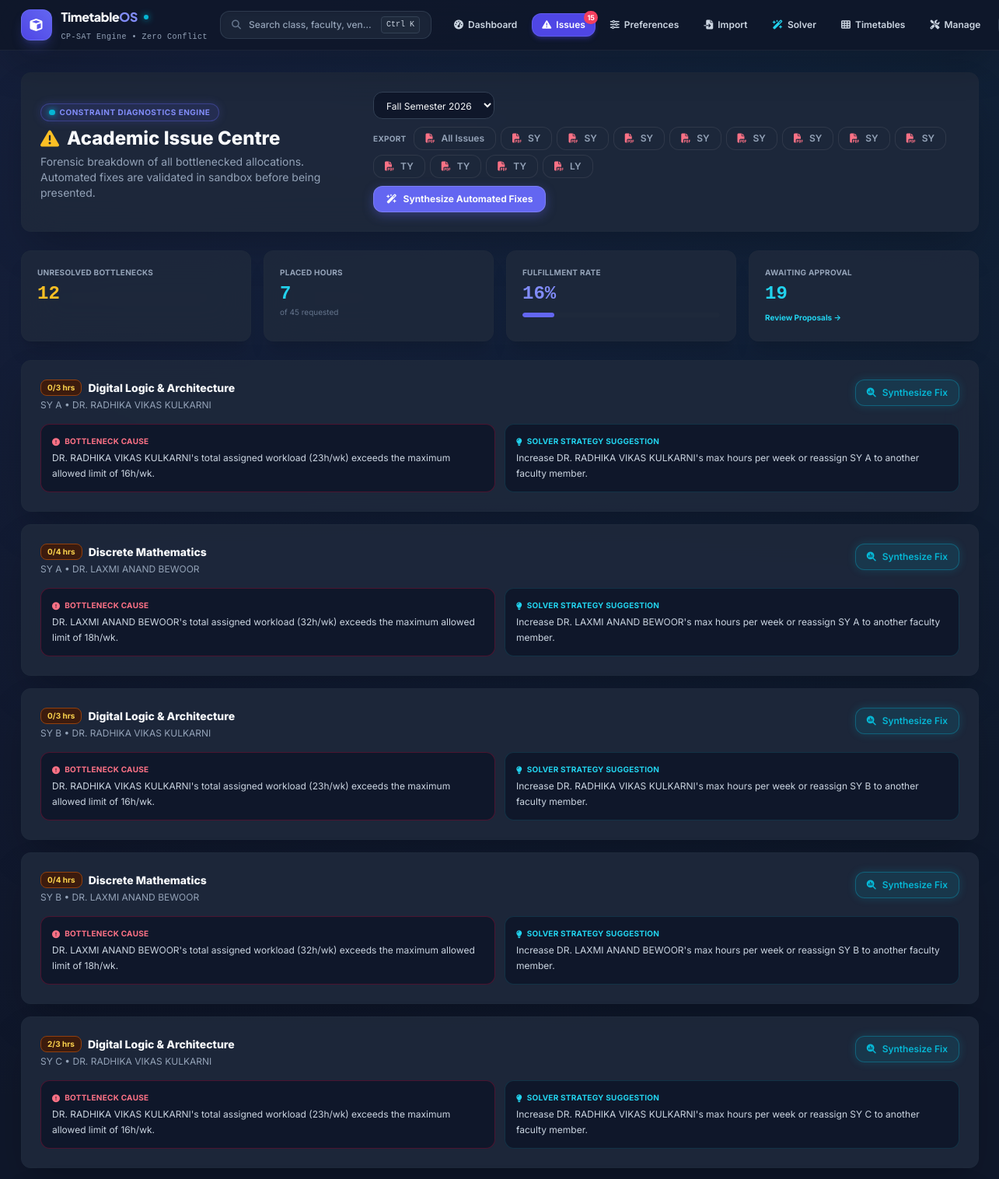
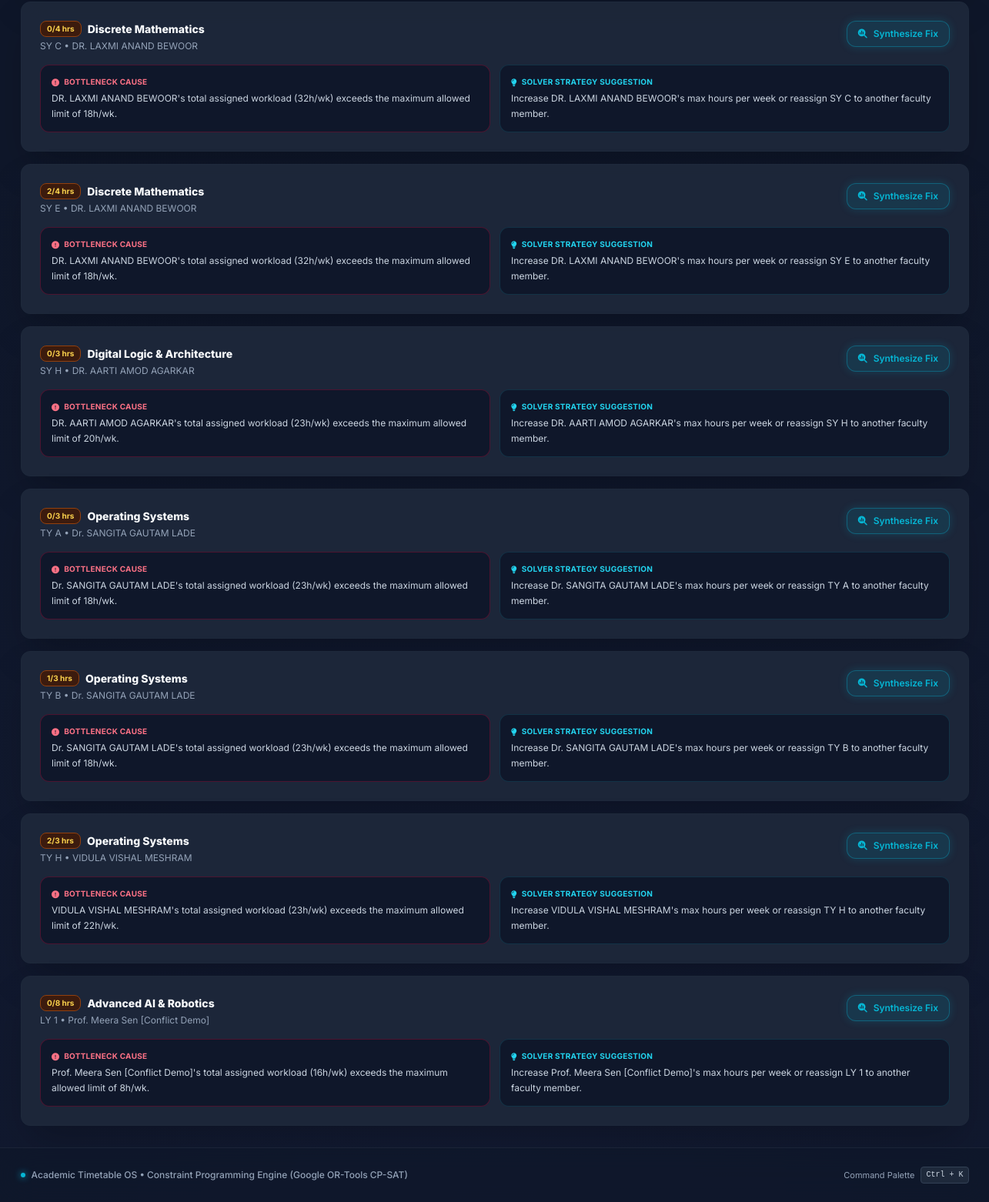
The page /issues/ (signed in) on the database its author committed (2 pictures, top to bottom).
### scheduler/models.py (models this page shows, shortened)
class SchedulingIssue(models.Model):
    semester = models.ForeignKey(Semester, on_delete=models.CASCADE, related_name='scheduling_issues')
    assignment = models.ForeignKey(Assignment, on_delete=models.CASCADE, related_name='scheduling_issues')
    hours_requested = models.IntegerField()
    hours_scheduled = models.IntegerField()
    reason = models.TextField()
    suggestion = models.TextField()
    class Meta:
        ordering = ['assignment__division', 'assignment__subject']

class Assignment(models.Model):
    semester = models.ForeignKey(Semester, on_delete=models.CASCADE, related_name='assignments')
    teacher = models.ForeignKey(Teacher, on_delete=models.CASCADE, related_name='assignments')
    subject = models.ForeignKey(Subject, on_delete=models.CASCADE, related_name='assignments')
    division = models.ForeignKey(YearDivision, on_delete=models.CASCADE, related_name='assignments')
    total_hours_for_semester = models.IntegerField(default=60)
    class Meta:
        unique_together = ('semester', 'teacher', 'subject', 'division')
        ordering = ['division__year', 'division__division_number', 'subject__name']

class Subject(models.Model):
    code = models.CharField(max_length=50, blank=True, null=True)
    name = models.CharField(max_length=150)
    is_lab = models.BooleanField(default=False)
    class Meta:
        ordering = ['name']

class YearDivision(models.Model):
    year = models.IntegerField(help_text="Year of study (1-4)")
    division_number = models.IntegerField(help_text="Sequential division number (1, 2, ...)")
    division_label = models.CharField(
        max_length=20, default="",
        help_text="Display label for the division (e.g. A, B, N). Defaults to the division number.",
    )
    division_prefix = models.CharField(
        max_length=10, default="",
        help_text="Name prefix derived from year (SY, TY, SEDA, ...). Auto-filled if blank.",
    )
    strength = models.IntegerField(default=60)
    name = models.CharField(max_length=100, blank=True)
    class Meta:
        ordering = ['year', 'division_number']
        unique_together = ('year', 'division_number')

class Teacher(models.Model):
    user = models.OneToOneField(
        settings.AUTH_USER_MODEL,
        null=True,
        blank=True,
        on_delete=models.SET_NULL,
        related_name='teacher_profile',
        help_text="Linked login account. When set, this teacher can sign in and see only their own timetable.",
    )
    name = models.CharField(max_length=150)
    max_hours_per_week = models.IntegerField(default=24)
    class Meta:
        ordering = ['name']

### scheduler/views.py (the view)
# urls.py: path('issues/', views.issue_centre_view, name='issue_centre'),
@admin_required
def issue_centre_view(request):
    semesters, semester = _selected_semester(request)
    issues = []
    if semester:
        issues = list(
            SchedulingIssue.objects.filter(semester=semester)
            .select_related(
                "assignment__division", "assignment__subject", "assignment__teacher"
            )
            .prefetch_related("proposals")
        )
    proposals = (
        ProposedChange.objects.filter(semester=semester)
        .select_related("issue", "reviewed_by")
        if semester else ProposedChange.objects.none()
    )
    hours_requested = sum(i.hours_requested for i in issues)
    hours_scheduled = sum(i.hours_scheduled for i in issues)
    entries = (
        TimetableEntry.objects.filter(semester=semester).count() if semester else 0
    )
    context = {
        "semesters": semesters,
        "selected_semester": semester,
        "issues": issues,
        "proposals": proposals,
        "pending_proposals": proposals.filter(status="PENDING").count(),
        "hours_requested": hours_requested,
        "hours_scheduled": hours_scheduled,
        "entries_count": entries,
        "recovery_percent": (
            round(hours_scheduled / hours_requested * 100) if hours_requested else 100
        ),
        "unread_count": unread_count(request.user),
        "year_group_prefixes": (
            year_group_prefixes_with_issues(semester) if semester else []
        ),
    }
    return render(request, "scheduler/issue_centre.html", context)

### scheduler/context_processors.py (called while the page is built)
def navigation_context(request):
    user = getattr(request, "user", None)
    if user is None or not user.is_authenticated:
        return {"notifications_unread": 0, "unread_count": 0}
    unread = Notification.objects.filter(recipient=user, is_read=False).count()
    return {"notifications_unread": unread, "unread_count": unread}

### scheduler/models.py (called while the page is built)
def year_prefix_for(year: int) -> str:
    return YEAR_PREFIXES.get(year, f"{year}Y")

def year_group_prefixes_with_issues(semester):
    years = (
        SchedulingIssue.objects.filter(semester=semester)
        .values_list("assignment__division__year", flat=True)
        .distinct()
    )
    return [year_prefix_for(y) for y in sorted(years)]

### scheduler/notifications.py (called while the page is built)
def unread_count(user):
    if not user or not user.is_authenticated:
        return 0
    return Notification.objects.filter(recipient=user, is_read=False).count()

### scheduler/roles.py (called while the page is built, shortened)
def is_admin(user):
    if not user or not user.is_authenticated:
        return False
    if user.is_superuser or user.is_staff:
        return True
    return user.groups.filter(name=ADMIN_GROUP).exists()

def admin_required(view):
    @login_required
    @wraps(view)
    def _wrapped(request, *args, **kwargs):
        return view(request, *args, **kwargs)
    return _wrapped

### scheduler/views.py (called while the page is built)
def _selected_semester(request):
    semesters = Semester.objects.all().order_by("-start_date")
    semester_id = request.GET.get("semester_id") or request.POST.get("semester_id")
    if semester_id:
        return semesters, get_object_or_404(Semester, pk=semester_id)
    return semesters, semesters.first()

### scheduler/templates/scheduler/issue_centre.html (shortened to what this page needs)
{% extends "scheduler/base.html" %}
{% block content %}
<div class="space-y-6">
  <div class="card p-5 sm:p-6 flex flex-col lg:flex-row lg:items-center justify-between gap-4 bg-[#1E293B]/90 backdrop-blur-xl border border-slate-800 rounded-xl shadow-2xl">
    <div>
      <div class="flex items-center gap-2 mb-1.5">
        <span class="status-pill-indigo !text-[10px]">
          <span class="status-dot-cyan"></span> Constraint Diagnostics Engine
        </span>
      </div>
      <h1 class="text-xl sm:text-2xl font-extrabold text-[#F8FAFC] flex items-center gap-2.5">
        <i class="fa-solid fa-triangle-exclamation text-amber-400"></i> Academic Issue Centre
      </h1>
      <p class="text-xs sm:text-sm text-slate-400 mt-1">
        Forensic breakdown of all bottlenecked allocations. Automated fixes are validated in sandbox before being presented.
      </p>
    </div>
    <div class="flex flex-wrap items-center gap-2.5">
      <form method="GET" class="flex items-center gap-2">
        <select name="semester_id" onchange="this.form.submit()"
                class="rounded-xl border border-slate-700 px-3 py-2 text-xs bg-[#0F172A] text-[#F8FAFC] focus:ring-2 focus:ring-indigo-500 outline-none">
          {% for s in semesters %}
          <option value="{{ s.id }}" {% if selected_semester and s.id == selected_semester.id %}selected{% endif %}>{{ s.name }}</option>
          {% endfor %}
        </select>
      </form>
      {% if selected_semester %}
      <div class="flex flex-wrap items-center gap-1.5">
        <span class="text-[10px] font-bold text-slate-400 uppercase tracking-wide mr-1">Export</span>
        <a href="{% url 'scheduler:export_issues_pdf' %}?semester_id={{ selected_semester.id }}"
           class="btn-ghost !text-xs !py-1.5 !rounded-xl" title="All divisions">
          <i class="fa-solid fa-file-pdf text-rose-400"></i> All Issues
        </a>
        {% for prefix in year_group_prefixes %}
        <a href="{% url 'scheduler:export_year_group_issues_pdf' prefix %}?semester_id={{ selected_semester.id }}"
           class="btn-ghost !text-xs !py-1.5 !rounded-xl"
           title="{{ prefix }} year conflicts only">
          <i class="fa-solid fa-file-pdf text-rose-400"></i> {{ prefix }}
        </a>
        {% endfor %}
      </div>
      {% endif %}
      {% if issues %}
      <form method="POST" action="{% url 'scheduler:find_fixes' %}" class="js-confirm"
            data-confirm="Analyse every issue and suggest fixes? This runs the solver several times in a sandbox and may take a few seconds. Nothing will be changed.">
        <button class="btn-primary !text-xs !py-2 !px-4 !rounded-xl shadow-glow-indigo-sm font-bold" data-loading="Analysing&hellip;">
          <i class="fa-solid fa-wand-magic-sparkles"></i> Synthesize Automated Fixes
        </button>
      </form>
      {% endif %}
    </div>
  </div>
  {% if not selected_semester %}
    <div class="card p-12 text-center bg-[#1E293B]/80 border border-slate-800 rounded-xl">
      <i class="fa-solid fa-inbox text-3xl text-slate-600 mb-3 block"></i>
      <p class="text-sm text-slate-400">No semester data yet.</p>
      <a href="{% url 'scheduler:upload_pdf' %}" class="btn-primary mt-4 !rounded-xl">
        <i class="fa-solid fa-file-pdf"></i> Import College Data
      </a>
    </div>
  {% else %}
  <div class="grid grid-cols-2 lg:grid-cols-4 gap-4">
    <div class="card p-5 bg-[#1E293B]/90 backdrop-blur-xl border border-slate-800 rounded-xl shadow-xl">
      <p class="text-[10px] font-bold text-slate-400 uppercase tracking-wide">Unresolved Bottlenecks</p>
      <p class="text-2xl font-extrabold text-amber-400 mt-1 font-mono">{{ issues|length }}</p>
    </div>
    <div class="card p-5 bg-[#1E293B]/90 backdrop-blur-xl border border-slate-800 rounded-xl shadow-xl">
      <p class="text-[10px] font-bold text-slate-400 uppercase tracking-wide">Placed Hours</p>
      <p class="text-2xl font-extrabold text-cyan-400 mt-1 font-mono">{{ hours_scheduled }}</p>
      <p class="text-[10px] text-slate-500">of {{ hours_requested }} requested</p>
    </div>
    <div class="card p-5 bg-[#1E293B]/90 backdrop-blur-xl border border-slate-800 rounded-xl shadow-xl">
      <p class="text-[10px] font-bold text-slate-400 uppercase tracking-wide">Fulfillment Rate</p>
      <p class="text-2xl font-extrabold text-indigo-400 mt-1 font-mono">{{ recovery_percent }}%</p>
      <div class="h-1.5 rounded-full bg-slate-800 mt-2 overflow-hidden">
        <div class="h-full bg-indigo-500 rounded-full" style="width:{{ recovery_percent }}%"></div>
      </div>
    </div>
    <div class="card p-5 bg-[#1E293B]/90 backdrop-blur-xl border border-slate-800 rounded-xl shadow-xl">
      <p class="text-[10px] font-bold text-slate-400 uppercase tracking-wide">Awaiting Approval</p>
      <p class="text-2xl font-extrabold {% if pending_proposals %}text-cyan-400{% else %}text-slate-500{% endif %} mt-1 font-mono">{{ pending_proposals }}</p>
      {% if pending_proposals %}
      <a href="{% url 'scheduler:proposal_list' %}?semester_id={{ selected_semester.id }}" class="text-[10px] font-bold text-cyan-400 hover:text-cyan-300">Review Proposals &rarr;</a>
      {% endif %}
    </div>
  </div>
  <div class="space-y-4">
    {% for issue in issues %}
    <div class="card overflow-hidden bg-[#1E293B]/90 backdrop-blur-xl border border-slate-800 rounded-xl shadow-2xl">
      <div class="p-5 sm:p-6">
        <div class="flex flex-col sm:flex-row sm:items-start justify-between gap-3">
          <div class="min-w-0">
            <div class="flex flex-wrap items-center gap-2">
              <span class="px-2 py-0.5 rounded-lg text-[10px] font-bold bg-amber-950/80 text-amber-300 border border-amber-800">
                {{ issue.hours_scheduled }}/{{ issue.hours_requested }} hrs
              </span>
              <h3 class="text-sm font-extrabold text-[#F8FAFC]">{{ issue.assignment.subject.name }}</h3>
            </div>
            <p class="text-xs text-slate-400 mt-1">
              {{ issue.assignment.division.name }} &bull; {{ issue.assignment.teacher.name }}
            </p>
          </div>
          <form method="POST" action="{% url 'scheduler:find_fixes' %}" class="js-confirm shrink-0"
                data-confirm="Analyse this issue and suggest fixes? Nothing will be changed.">
            <button class="btn-cyan !text-xs !py-2 !px-3.5 !rounded-xl" data-loading="Analysing&hellip;">
              <i class="fa-solid fa-magnifying-glass-chart"></i>
              {% if issue.proposals.all %}Find More Fixes{% else %}Synthesize Fix{% endif %}
            </button>
          </form>
        </div>
        <div class="mt-4 grid sm:grid-cols-2 gap-3">
          <div class="p-3.5 rounded-xl bg-[#0F172A] border border-rose-900/50">
            <p class="text-[10px] font-bold text-rose-400 uppercase tracking-wide mb-1 flex items-center gap-1.5">
              <i class="fa-solid fa-circle-exclamation text-[10px]"></i> Bottleneck Cause
            </p>
            <p class="text-xs text-slate-300 leading-relaxed">{{ issue.reason }}</p>
          </div>
          <div class="p-3.5 rounded-xl bg-[#0F172A] border border-cyan-900/50">
            <p class="text-[10px] font-bold text-cyan-400 uppercase tracking-wide mb-1 flex items-center gap-1.5">
              <i class="fa-solid fa-lightbulb text-[10px]"></i> Solver Strategy Suggestion
            </p>
            <p class="text-xs text-slate-300 leading-relaxed">{{ issue.suggestion }}</p>
          </div>
        </div>
      </div>
    </div>
    {% endfor %}
  </div>
  {% endif %}
</div>
{% endblock %}

### scheduler/templates/scheduler/base.html (style rules this page uses)
* { text-rendering: optimizeLegibility; -webkit-font-smoothing: antialiased; }
.card { contain: layout style; }
body { background-color: #0F172A; color: #F8FAFC; }
.bg-obsidian-studio { background-color: #0F172A; background-image: radial-gradient(circle at 18% 0%, rgba(99, 102, 241, 0.08) 0%, transparent 45%), radial-gradient(circle at 82% 0%, rgba(6, 182, 212, 0.06) 0%, transparent 45%), radial-gradient(circle at 50% 100%, rgba(99, 102, 241, 0.04) 0%, transparent 50%); background-attachment: fixed; }
.card { background: rgba(30, 41, 59, 0.82); backdrop-filter: blur(16px); -webkit-backdrop-filter: blur(16px); border: 1px solid rgba(255, 255, 255, 0.08); border-radius: 12px; box-shadow: 0 12px 30px -4px rgba(0, 0, 0, 0.45), 0 4px 12px -2px rgba(0, 0, 0, 0.3); transition: all 0.2s cubic-bezier(0.16, 1, 0.3, 1); }
.btn-primary { display: inline-flex; align-items: center; gap: 0.5rem; padding: 0.5rem 1rem; border-radius: 12px; background-color: #6366F1; color: #F8FAFC; font-weight: 600; font-size: 0.8125rem; line-height: 1.25rem; border: 1px solid rgba(255, 255, 255, 0.16); box-shadow: 0 4px 14px 0 rgba(99, 102, 241, 0.35); transition: all 0.15s cubic-bezier(0.16, 1, 0.3, 1); cursor: pointer; }
.btn-cyan { display: inline-flex; align-items: center; gap: 0.5rem; padding: 0.5rem 1rem; border-radius: 12px; background-color: rgba(6, 182, 212, 0.12); color: #06B6D4; font-weight: 600; font-size: 0.8125rem; line-height: 1.25rem; border: 1px solid rgba(6, 182, 212, 0.35); box-shadow: 0 0 12px rgba(6, 182, 212, 0.2); transition: all 0.15s cubic-bezier(0.16, 1, 0.3, 1); cursor: pointer; }
.btn-ghost { display: inline-flex; align-items: center; gap: 0.5rem; padding: 0.45rem 0.875rem; border-radius: 12px; background-color: rgba(30, 41, 59, 0.6); color: #94A3B8; font-weight: 600; font-size: 0.8125rem; border: 1px solid rgba(255, 255, 255, 0.08); transition: all 0.15s cubic-bezier(0.16, 1, 0.3, 1); cursor: pointer; }
.status-dot-cyan { width: 0.45rem; height: 0.45rem; border-radius: 9999px; background-color: #06B6D4; box-shadow: 0 0 8px #06B6D4; }
.status-pill-indigo { display: inline-flex; align-items: center; gap: 0.375rem; padding: 0.2rem 0.65rem; border-radius: 9999px; background: rgba(99, 102, 241, 0.12); color: #818CF8; font-size: 0.6875rem; font-weight: 700; letter-spacing: 0.05em; text-transform: uppercase; border: 1px solid rgba(99, 102, 241, 0.35); box-shadow: 0 0 12px rgba(99, 102, 241, 0.22); }
a, button, input, select, label { -webkit-tap-highlight-color: transparent; }

### rows shown on the page
SchedulingIssue: hours_scheduled "0", hours_requested "3", assignment.subject.name "Digital Logic & Architecture", assignment.division.name "SY A", assignment.teacher.name "DR. RADHIKA VIKAS KULKARNI", shows "Synthesize Fix", reason "DR. RADHIKA VIKAS KULKARNI's total assigned workload (23h/wk) exceeds the maximum allowed limit of 16h/wk.", suggestion "Increase DR. RADHIKA VIKAS KULKARNI's max hours per week or reassign SY A to another faculty member."
SchedulingIssue: hours_scheduled "0", hours_requested "4", assignment.subject.name "Discrete Mathematics", assignment.division.name "SY A", assignment.teacher.name "DR. LAXMI ANAND BEWOOR", shows "Synthesize Fix", reason "DR. LAXMI ANAND BEWOOR's total assigned workload (32h/wk) exceeds the maximum allowed limit of 18h/wk.", suggestion "Increase DR. LAXMI ANAND BEWOOR's max hours per week or reassign SY A to another faculty member."
SchedulingIssue: hours_scheduled "0", hours_requested "3", assignment.subject.name "Digital Logic & Architecture", assignment.division.name "SY B", assignment.teacher.name "DR. RADHIKA VIKAS KULKARNI", shows "Synthesize Fix", reason "DR. RADHIKA VIKAS KULKARNI's total assigned workload (23h/wk) exceeds the maximum allowed limit of 16h/wk.", suggestion "Increase DR. RADHIKA VIKAS KULKARNI's max hours per week or reassign SY B to another faculty member."
SchedulingIssue: hours_scheduled "0", hours_requested "4", assignment.subject.name "Discrete Mathematics", assignment.division.name "SY B", assignment.teacher.name "DR. LAXMI ANAND BEWOOR", shows "Synthesize Fix", reason "DR. LAXMI ANAND BEWOOR's total assigned workload (32h/wk) exceeds the maximum allowed limit of 18h/wk.", suggestion "Increase DR. LAXMI ANAND BEWOOR's max hours per week or reassign SY B to another faculty member."
SchedulingIssue: hours_scheduled "2", hours_requested "3", assignment.subject.name "Digital Logic & Architecture", assignment.division.name "SY C", assignment.teacher.name "DR. RADHIKA VIKAS KULKARNI", shows "Synthesize Fix", reason "DR. RADHIKA VIKAS KULKARNI's total assigned workload (23h/wk) exceeds the maximum allowed limit of 16h/wk.", suggestion "Increase DR. RADHIKA VIKAS KULKARNI's max hours per week or reassign SY C to another faculty member."
SchedulingIssue: hours_scheduled "0", hours_requested "4", assignment.subject.name "Discrete Mathematics", assignment.division.name "SY C", assignment.teacher.name "DR. LAXMI ANAND BEWOOR", shows "Synthesize Fix", reason "DR. LAXMI ANAND BEWOOR's total assigned workload (32h/wk) exceeds the maximum allowed limit of 18h/wk.", suggestion "Increase DR. LAXMI ANAND BEWOOR's max hours per week or reassign SY C to another faculty member."
SchedulingIssue: hours_scheduled "2", hours_requested "4", assignment.subject.name "Discrete Mathematics", assignment.division.name "SY E", assignment.teacher.name "DR. LAXMI ANAND BEWOOR", shows "Synthesize Fix", reason "DR. LAXMI ANAND BEWOOR's total assigned workload (32h/wk) exceeds the maximum allowed limit of 18h/wk.", suggestion "Increase DR. LAXMI ANAND BEWOOR's max hours per week or reassign SY E to another faculty member."
SchedulingIssue: hours_scheduled "0", hours_requested "3", assignment.subject.name "Digital Logic & Architecture", assignment.division.name "SY H", assignment.teacher.name "DR. AARTI AMOD AGARKAR", shows "Synthesize Fix", reason "DR. AARTI AMOD AGARKAR's total assigned workload (23h/wk) exceeds the maximum allowed limit of 20h/wk.", suggestion "Increase DR. AARTI AMOD AGARKAR's max hours per week or reassign SY H to another faculty member."
SchedulingIssue: hours_scheduled "0", hours_requested "3", assignment.subject.name "Operating Systems", assignment.division.name "TY A", assignment.teacher.name "Dr. SANGITA GAUTAM LADE", shows "Synthesize Fix", reason "Dr. SANGITA GAUTAM LADE's total assigned workload (23h/wk) exceeds the maximum allowed limit of 18h/wk.", suggestion "Increase Dr. SANGITA GAUTAM LADE's max hours per week or reassign TY A to another faculty member."
SchedulingIssue: hours_scheduled "1", hours_requested "3", assignment.subject.name "Operating Systems", assignment.division.name "TY B", assignment.teacher.name "Dr. SANGITA GAUTAM LADE", shows "Synthesize Fix", reason "Dr. SANGITA GAUTAM LADE's total assigned workload (23h/wk) exceeds the maximum allowed limit of 18h/wk.", suggestion "Increase Dr. SANGITA GAUTAM LADE's max hours per week or reassign TY B to another faculty member."
SchedulingIssue: hours_scheduled "2", hours_requested "3", assignment.subject.name "Operating Systems", assignment.division.name "TY H", assignment.teacher.name "VIDULA VISHAL MESHRAM", shows "Synthesize Fix", reason "VIDULA VISHAL MESHRAM's total assigned workload (23h/wk) exceeds the maximum allowed limit of 22h/wk.", suggestion "Increase VIDULA VISHAL MESHRAM's max hours per week or reassign TY H to another faculty member."
SchedulingIssue: hours_scheduled "0", hours_requested "8", assignment.subject.name "Advanced AI & Robotics", assignment.division.name "LY 1", assignment.teacher.name "Prof. Meera Sen [Conflict Demo]", shows "Synthesize Fix", reason "Prof. Meera Sen [Conflict Demo]'s total assigned workload (16h/wk) exceeds the maximum allowed limit of 8h/wk.", suggestion "Increase Prof. Meera Sen [Conflict Demo]'s max hours per week or reassign LY 1 to another faculty member."

### other values the page prints
{{ unread_count }} "15"
{{ prefix }} "SY" "SY" "SY" "SY" "SY" "SY" "SY" "SY" "TY" "TY" "TY" "LY"
{{ issues|length }} "12"
{{ hours_scheduled }} "7"
{{ hours_requested }} "45"
{{ recovery_percent }} "16"
{{ pending_proposals }} "19"
form field semester_id "Fall Semester 2026"
